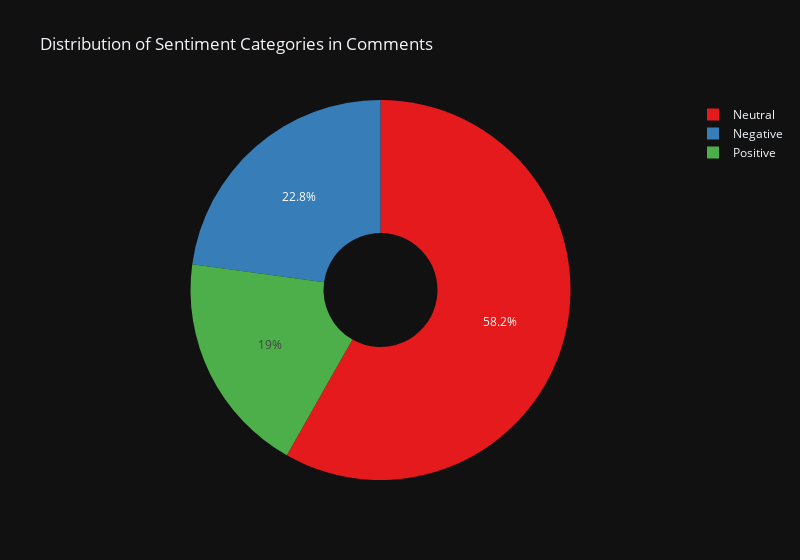

Here is the notebook cell this chart was saved with:
### Markdown cell above
# <h2>**1. Sentiment Analysis using VADER**</h2>

### Code cell
# Initialize the lemmatizer and stopwords
lemmatizer = WordNetLemmatizer()
stop_words = set(stopwords.words('english'))

def clean_text(text):
    # Remove URLs
    text = re.sub(r'http\S+', '', text)
    
    # Remove HTML tags
    soup = BeautifulSoup(text, 'html.parser')
    text = soup.get_text()
    
    # Remove special characters and lowercase the text
    text = re.sub(r'[^a-zA-Z0-9\s]', '', text).lower()
    
    # Tokenization
    tokens = word_tokenize(text)
    
    # Lemmatization and removing stopwords
    tokens = [lemmatizer.lemmatize(token) for token in tokens if token not in stop_words]
    
    # Join the tokens back into a sentence
    cleaned_text = ' '.join(tokens)
    
    return cleaned_text

# Example usage on 'self_text' column of your DataFrame
df['self_text_str'] = df['self_text'].astype(str)
df['clean_text'] = df['self_text_str'].apply(clean_text)


# Initialize the Sentiment Intensity Analyzer
import nltk
nltk.download('vader_lexicon')

analyzer = SentimentIntensityAnalyzer()

# Declare variables for scores
scores = {
    "Compound": [],
    "Positive": [],
    "Negative": [],
    "Neutral": []
}

# Generate sentiment scores for Reddit comments
for comment in df['clean_text']:
    compound = analyzer.polarity_scores(comment)["compound"]
    pos = analyzer.polarity_scores(comment)["pos"]
    neu = analyzer.polarity_scores(comment)["neu"]
    neg = analyzer.polarity_scores(comment)["neg"]
    
    scores["Compound"].append(compound)
    scores["Positive"].append(pos)
    scores["Negative"].append(neg)
    scores["Neutral"].append(neu)

# Create a new DataFrame for sentiment scores
sentiments_score = pd.DataFrame(scores)

# Join the sentiment scores DataFrame with the original DataFrame
df = pd.concat([df, sentiments_score], axis=1)


conditions = [
    (df['Compound'] <= -0.5),
    (df['Compound'] > -0.5) & (df['Compound'] < 0.5),
    (df['Compound'] > 0.5)
]

# Define corresponding values for each condition
values = ['Negative', 'Neutral', 'Positive']

# Create a new column 'Category' using np.select to assign values based on the conditions
df['Category'] = np.select(conditions, values)


# Group the DataFrame by 'Category' and count the occurrences of each category
category_counts = df.groupby(['Category'])['Category'].count()

# Create a DataFrame with counts and rename the column to 'Counts'
counts_df = pd.DataFrame(category_counts).rename(columns={"Category": "Counts"})

# Calculate the percentage for each category and add it as a new column 'Percentage'
counts_df['Percentage'] = (counts_df['Counts'] / counts_df['Counts'].sum()) * 100
# counts_df = counts_df.drop(index='0')

import plotly.express as px
from IPython.display import HTML, display
# Create a Pie Chart using Plotly
fig = px.pie(counts_df, values='Counts', names=counts_df.index, 
             labels={'Category': 'Sentiment Category', 'Counts': 'Count'},
             title='Distribution of Sentiment Categories in Comments',
             hole=0.3, 
             color_discrete_sequence=px.colors.qualitative.Set1)

# # Set the background color of the Pie Chart to dark grey
# fig.update_layout(paper_bgcolor='darkgrey')

fig.update_layout(
    autosize=True,
    width=800,  # Ajustez la largeur du plot selon vos besoins
    template="plotly_dark"  # Changer le thème selon vos préférences
)
# Show the Plotly Pie Chart
fig.show()

### Figure 1 — Plotly figure (JSON) as saved in the notebook; plotly's stock layout.template omitted (floating-point values rounded to 4 significant figures)
{"data": [{"domain": {"x": [0, 1], "y": [0, 1]}, "hole": 0.3, "hovertemplate": "Sentiment Category=%{label}<br>Count=%{value}<extra></extra>", "labels": ["Negative", "Neutral", "Positive"], "legendgroup": "", "name": "", "showlegend": true, "type": "pie", "values": [277, 706, 230]}], "layout": {"autosize": true, "legend": {"tracegroupgap": 0}, "piecolorway": ["rgb(228,26,28)", "rgb(55,126,184)", "rgb(77,175,74)", "rgb(152,78,163)", "rgb(255,127,0)", "rgb(255,255,51)", "rgb(166,86,40)", "rgb(247,129,191)", "rgb(153,153,153)"], "title": {"text": "Distribution of Sentiment Categories in Comments"}, "width": 800}}
